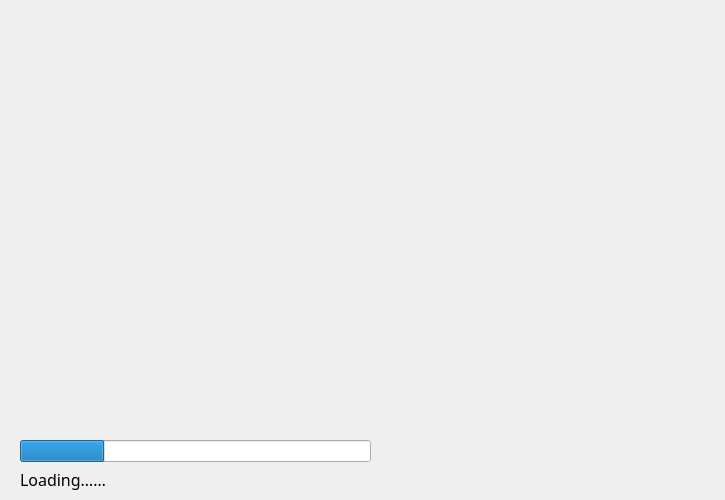
<?xml version="1.0" encoding="UTF-8"?>
<ui version="4.0">
 <class>SplashDesu</class>
 <widget class="QWidget" name="SplashDesu">
  <property name="geometry">
   <rect>
    <x>0</x>
    <y>0</y>
    <width>725</width>
    <height>500</height>
   </rect>
  </property>
  <property name="windowTitle">
   <string>Form</string>
  </property>
  <widget class="QLabel" name="Pic">
   <property name="geometry">
    <rect>
     <x>0</x>
     <y>0</y>
     <width>725</width>
     <height>500</height>
    </rect>
   </property>
   <property name="text">
    <string/>
   </property>
   <property name="pixmap">
    <pixmap resource="../GUI/allin.qrc">:/splash/BandiView_Splash.png</pixmap>
   </property>
   <property name="scaledContents">
    <bool>true</bool>
   </property>
  </widget>
  <widget class="QWidget" name="">
   <property name="geometry">
    <rect>
     <x>20</x>
     <y>440</y>
     <width>351</width>
     <height>51</height>
    </rect>
   </property>
   <layout class="QVBoxLayout" name="verticalLayout">
    <item>
     <widget class="ProgressBar" name="progressBar">
      <property name="value">
       <number>24</number>
      </property>
      <property name="textVisible">
       <bool>false</bool>
      </property>
     </widget>
    </item>
    <item>
     <widget class="QLabel" name="Tips">
      <property name="font">
       <font>
        <family>汉仪晴空体W</family>
        <pointsize>12</pointsize>
       </font>
      </property>
      <property name="text">
       <string>Loading……</string>
      </property>
     </widget>
    </item>
   </layout>
  </widget>
 </widget>
 <customwidgets>
  <customwidget>
   <class>ProgressBar</class>
   <extends>QProgressBar</extends>
   <header>qfluentwidgets</header>
  </customwidget>
 </customwidgets>
 <resources>
  <include location="../GUI/allin.qrc"/>
 </resources>
 <connections/>
</ui>
